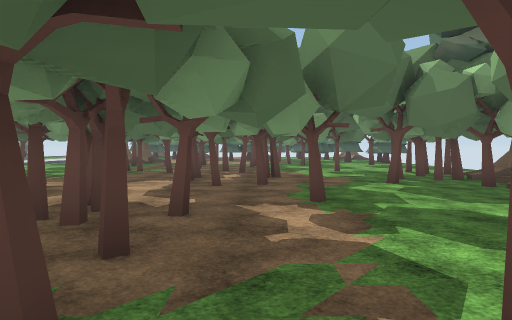
[1] (above)

24 first-person views from a walk through a scene from a Unity 3-D project. The camera is 1.4 m above the floor, tilts 2° down and sees 80° across. The floor is counted in squares, 2 m on a side. Each view is taken from the middle of a square. On the plan, view 1 faces up. The plan holds only what a view shows up to about 10 squares ahead; the rest is blank. The place goes on beyond the plan. The player character is not drawn. Some surface patterns are stand-ins.

[2]
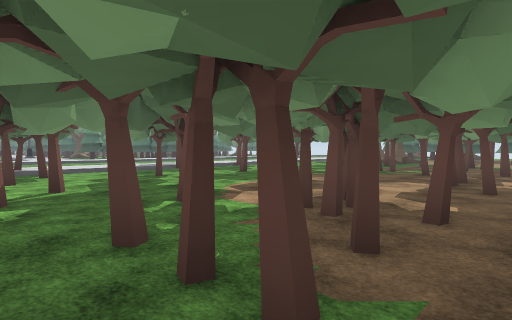

[3]
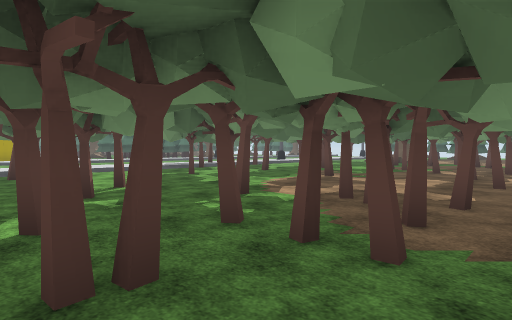

[4]
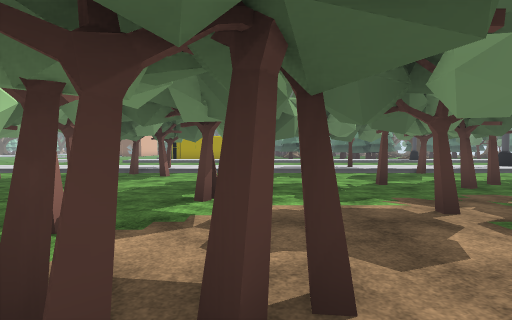

[5]
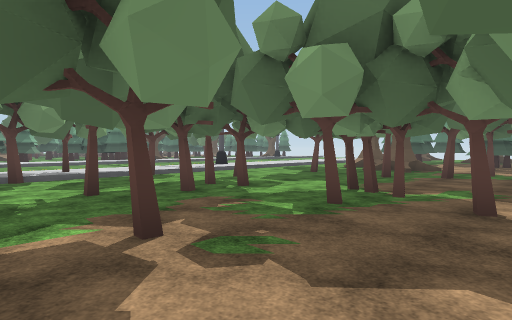

[6]
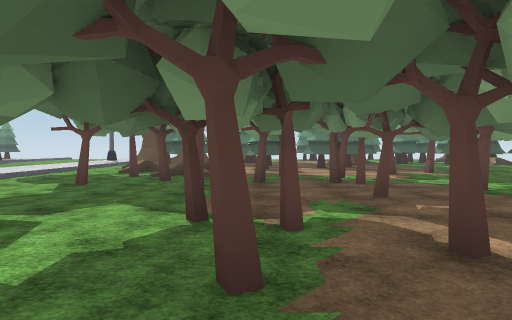

[7]
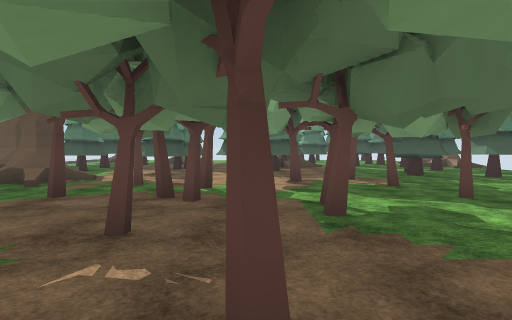

[8]
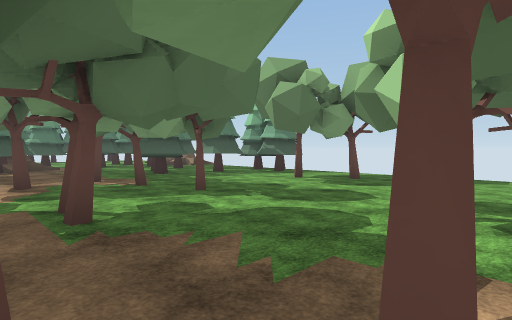

[9]
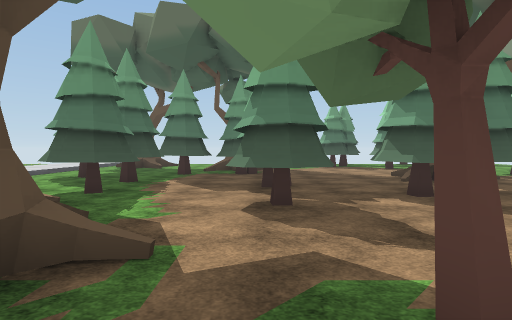

[10]
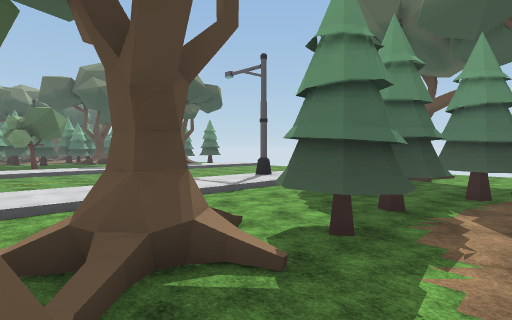

[11]
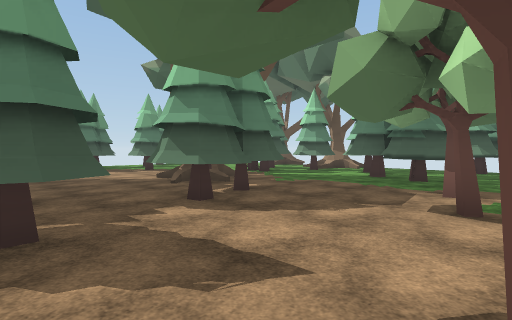

[12]
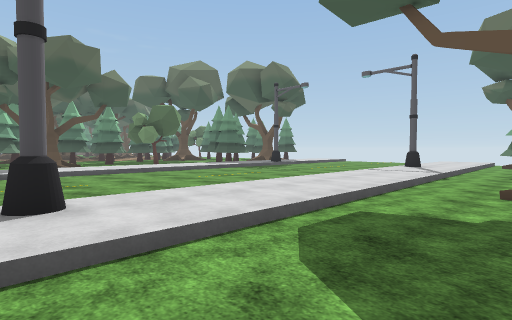

[13]
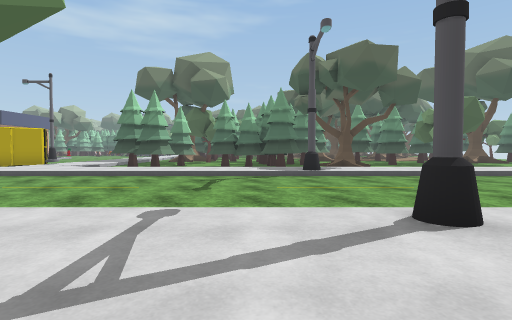

[14]
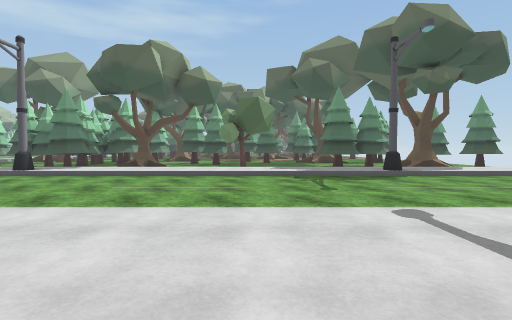

[15]
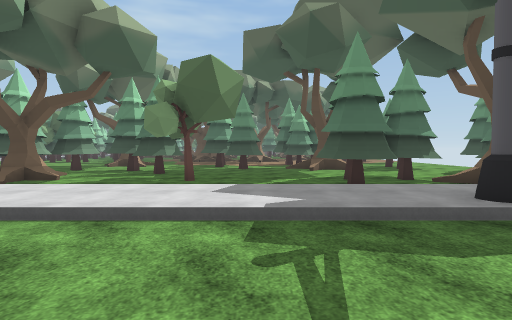

[16]
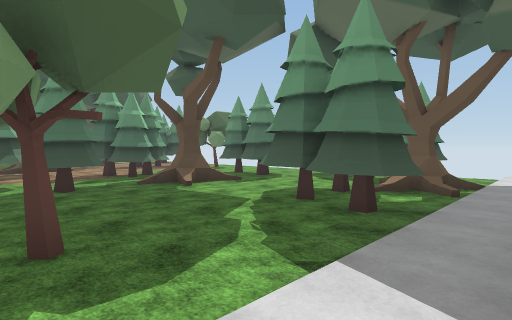

[17]
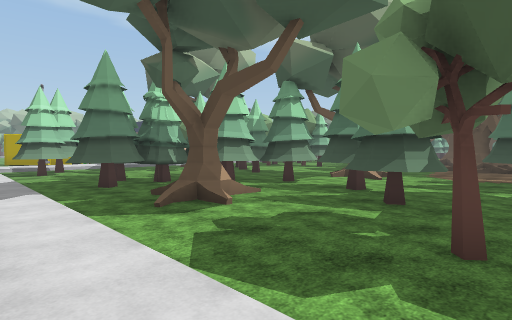

[18]
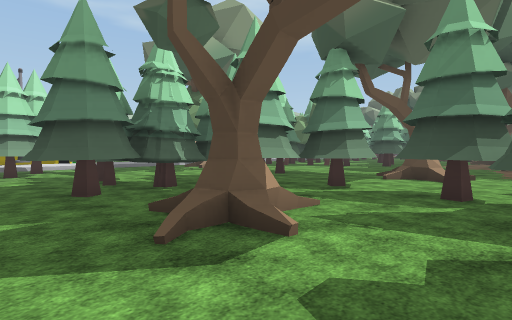

[19]
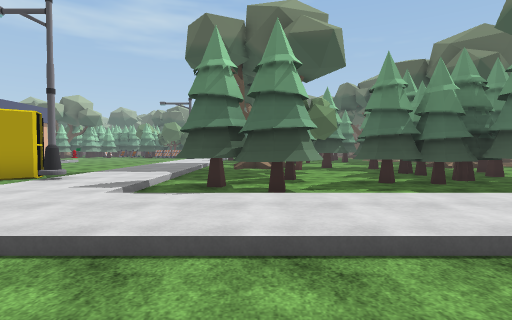

[20]
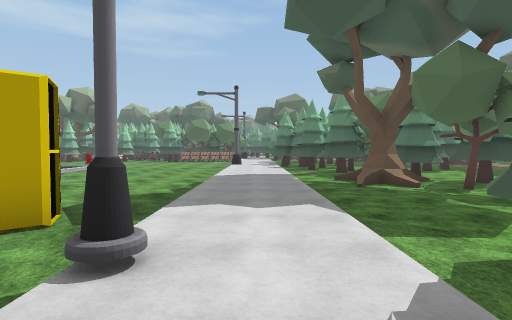

[21]
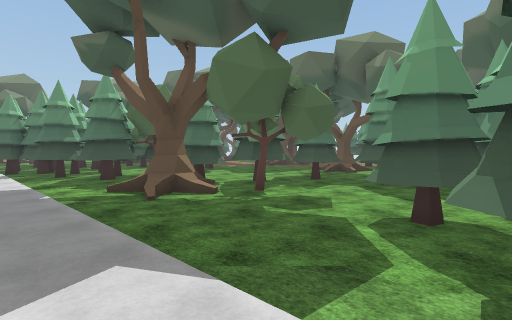

[22]
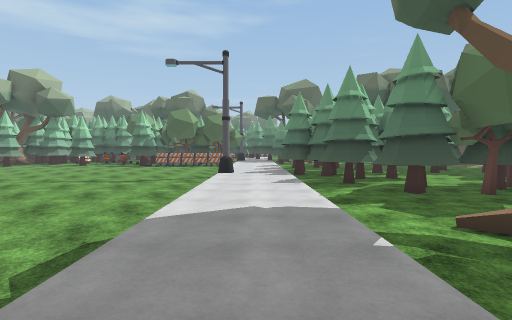

[23]
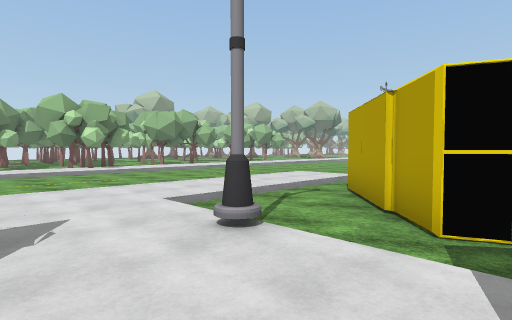

[24]
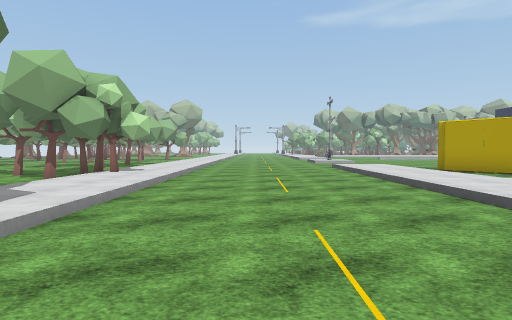

### Floor plan
Key: @ floor where view 1 was taken; # wall or solid block; x gap in a wall; . main floor; : floor 0.25 m higher than the main floor; / step, stairs or slope; T thing the floor can be seen under or through; O other object.
Columns run from 34 left of view 1 to 7 right of it. Each row starts with its distance up from view 1.
 28              #./           ..
 27           ###  /           ..
 26           ..#  /:/        O..
 25          #.../O///.       ...OO   .#
 24          ....#./:/..   :/....O......
 23       ## O...#./:#..../#/...###....
 22       ##.O...##/:/..../:/##.#.#.../  #
 21      .#......../:/..../:/.###..../O/...#
 20      ....#...../:/..../:/..#..TT..#....#
 19     ..  ##...../:/..../:/..##.  TTT...##.
 18     ..  #....#./:/..../:/..#..TTTT...##...
 17     .......#.../:/..../:/.OO/........#####
 16    .......#..../:/..../:/...O/.........###
 15    ... O....////:/..../:/...O/.#....#...##
 14        //###/O./:/..../:/..............#..
 13       ....TTT../:#..../#/..#.##.....#...#.
 12       ....TTTT#/:/..../:/.................
 11       ..#.TT T./:/..../:/.......#.......
 10    #  .##...TT./:/..../:/.#...#..#...#..
  9    ##  ##....x./:/..../:#..#..#...#....#
  8    ##.##.#..###/:/....///..........#..#.
  7   ###..OO....TT/:/..../##.......#....###O
  6 ####...//....##/:/..../:#..#..#...#..##
  5 #:::////////////:/..../:/..............O
  4 :::::::::::::::::/..../:/.#.....#..#...
  3 /#///////////#//:/..../:/....#..##....
  2 .............../:/..../:/.....#..#...
  1 ...........O#../:/..../###..#...##..
  0 ..........  ##./:/..../:/#...#..x.@#
 -1 ..... ...    ##/:/..../:/......##..

Positions as (right, up) in squares from view 1, and headings:
1: (0, 0), facing up
2: (0, 0), facing up-left
3: (0, -1), facing up-left
4: (-1, 4), facing left
5: (-2, 5), facing up-left
6: (-4, 7), facing up
7: (-1, 9), facing up
8: (-1, 9), facing up-right
9: (-4, 14), facing up
10: (-5, 16), facing up-left
11: (-4, 15), facing up-right
12: (-8, 12), facing up-left
13: (-9, 11), facing left
14: (-9, 19), facing left
15: (-14, 20), facing left
16: (-18, 18), facing up-left
17: (-18, 19), facing down-left
18: (-19, 17), facing down-left
19: (-15, 7), facing left
20: (-19, 4), facing left
21: (-21, 4), facing up-left
22: (-24, 4), facing left
23: (-23, 5), facing down-right
24: (-14, 9), facing down
